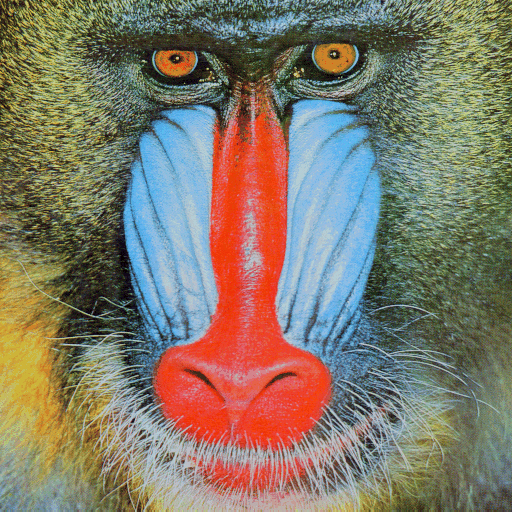
#> input picture dataset/mandril_color.tif, 512 x 512 px
$ jupyter execute 'Ejercicio 03.ipynb'
#> lines starting #> are read from the running program, lines starting #| are printed output that depends on the picture
### Ejercicio independiete #3

Cargar una imagen a color. Transformarla a niveles de gris y aplicarle las funciones de cambio de contraste que aparecen en las figuras. Visualizar en una misma imagen, la imagen original, la imagen transformada y sus histogramas.

[cell 1]
from pylab import *
from skimage.exposure import histogram as imhist
from skimage.color import rgb2gray

[cell 2]
def imadjust(F,range_in=(0,1),range_out=(0,1),gamma=1):
    G = (((F - range_in[0]) / (range_in[1] - range_in[0])) ** gamma) * (range_out[1] - range_out[0]) + range_out[0]
    return G

[cell 3]
# Cargar imagen
image = imread('../dataset/mandril_color.tif')
#> image is the input picture: shape (512, 512, 3); mean R, G, B 129.6, 121.6, 105.2

[cell 4]
# Convertir imagen a escala de grises
image = rgb2gray(image)
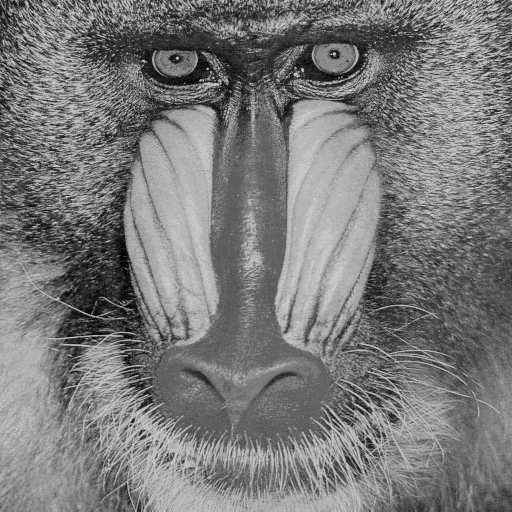
#> image: shape (512, 512) float64; min 0.00417, max 0.794, mean 0.479

[cell 5]
# aplicar funciones
negativo = imadjust(image, (0, 1), (1, 0)) # Negativo de la imagen
#> in imadjust, `G = (((F - range_in[0]) / (range_in[1] - range_in[0])) ** gamma) * (ra..`:
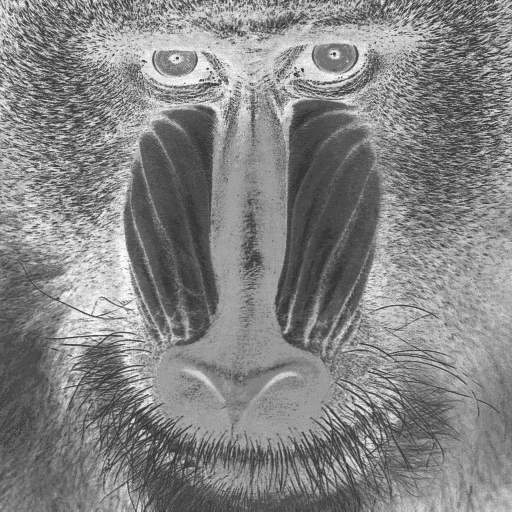
#> G: shape (512, 512) float64; min 0.206, max 0.996, mean 0.521
g2 = imadjust(image, gamma=0.3)
#> call 2 of imadjust, with range_in = (0, 1), range_out = (0, 1), gamma = 0.3
#> in imadjust (call 2), `G = (((F - range_in[0]) / (range_in[1] - range_in[0])) ** gamma) * (ra..`:
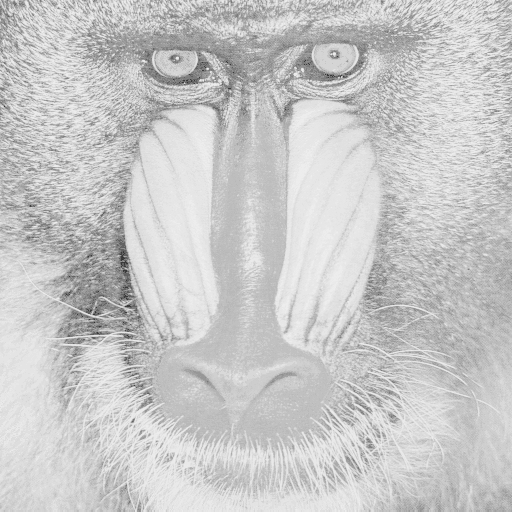
#> G: shape (512, 512) float64; min 0.193, max 0.933, mean 0.788
g3 = imadjust(image, gamma=2)
#> call 3 of imadjust, with range_in = (0, 1), range_out = (0, 1), gamma = 2
#> in imadjust (call 3), `G = (((F - range_in[0]) / (range_in[1] - range_in[0])) ** gamma) * (ra..`:
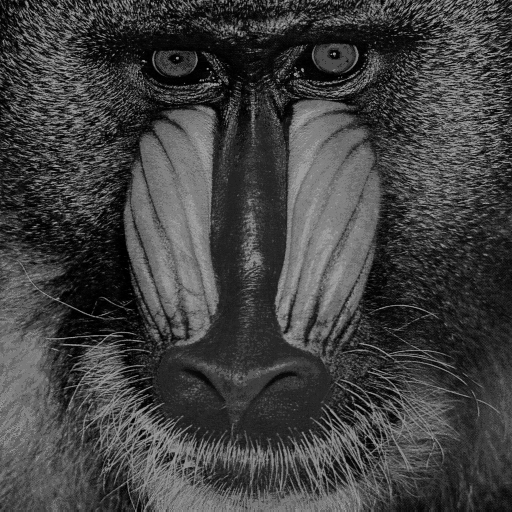
#> G: shape (512, 512) float64; min 1.74e-05, max 0.63, mean 0.259

[cell 6]
# obtener histogramas
hist_image, bins_image = imhist(image)
#> hist_image = 256 values, max 3331 at index 126, min 0 at index 3, mean 1024; bins_image = 256 values from 0.00571 to 0.792
hist_negativo, bins_negativo = imhist(negativo)
#> hist_negativo = 256 values, max 3331 at index 129, min 0 at index 217, mean 1024; bins_negativo = 256 values from 0.208 to 0.994
hist_g2, bins_g2 = imhist(g2)
#> hist_g2 = 256 values, max 6231 at index 236, min 0 at index 1, mean 1024; bins_g2 = 256 values from 0.195 to 0.932
hist_g3, bins_g3 = imhist(g3)
#> hist_g3 = 256 values, max 4094 at index 62, min 1 at index 240, mean 1024; bins_g3 = 256 values from 0.00125 to 0.629

[cell 7]
# Visualizar
_, ((image0, hist0), (image1, hist1), (image2, hist2), (image3, hist3)) = subplots(4, 2, figsize=(10, 15))

# Original
image0.imshow(image, cmap="gray")
hist0.fill_between(bins_image, hist_image)

# Negativo
image1.imshow(negativo, cmap="gray")
hist1.fill_between(bins_negativo, hist_negativo)

# G2
image2.imshow(g2, cmap="gray")
hist2.fill_between(bins_g2, hist_g2)

# G3
image3.imshow(g3, cmap="gray")
hist3.fill_between(bins_g3, hist_g3)
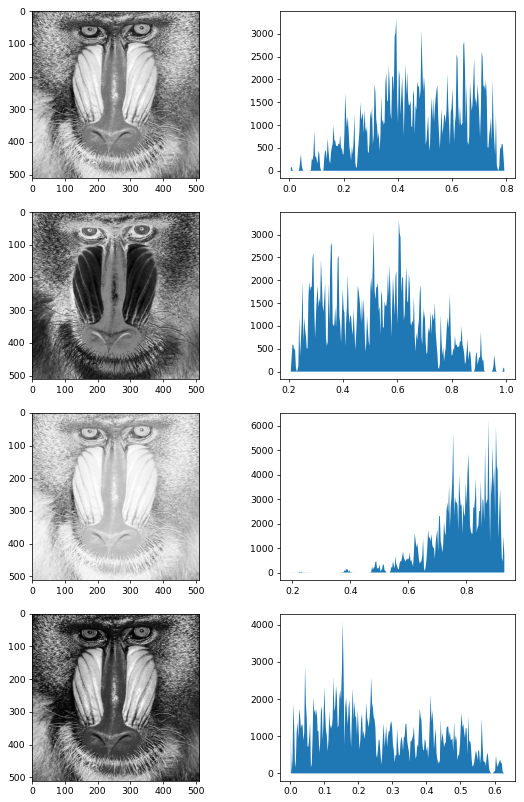
#> figure drawn by matplotlib, 8 panels

$ run again, with dataset/flores.tif copied over dataset/mandril_color.tif
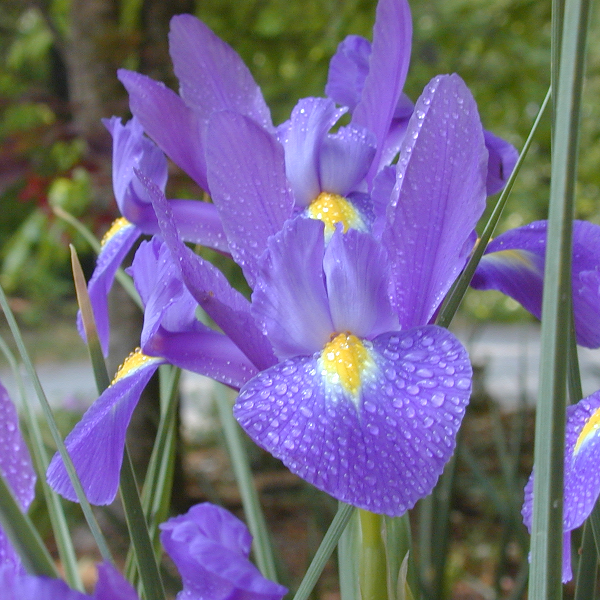
#> input picture dataset/flores.tif, 600 x 600 px
#> image is the input picture: shape (600, 600, 3); mean R, G, B 115.1, 105.9, 137
#> `image = rgb2gray(image)`:
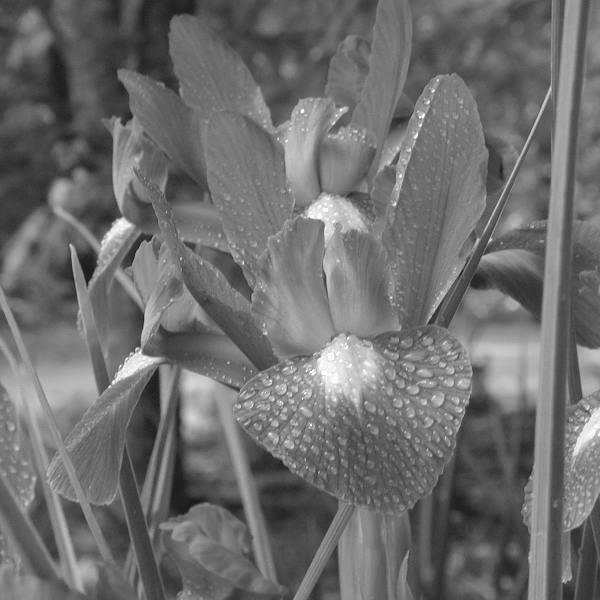
#> image: shape (600, 600) float64; min 0.0751, max 1, mean 0.432
#> in imadjust (call 3), `G = (((F - range_in[0]) / (range_in[1] - range_in[0])) ** gamma) * (ra..`:
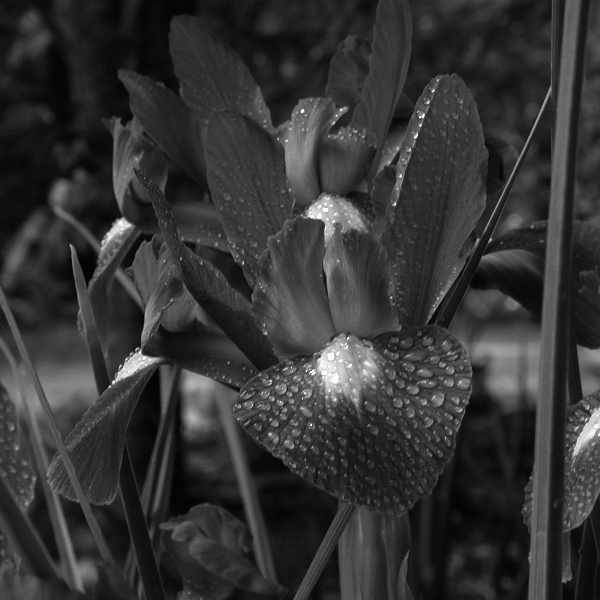
#> G: shape (600, 600) float64; min 0.00564, max 1, mean 0.205
#> hist_image = 256 values, max 4168 at index 109, min 0 at index 1, mean 1406.2; bins_image = 256 values from 0.0769 to 0.998
#> hist_negativo = 256 values, max 4168 at index 146, min 0 at index 253, mean 1406.2; bins_negativo = 256 values from 0.00181 to 0.923
#> hist_g2 = 256 values, max 4712 at index 159, min 0 at index 1, mean 1406.2; bins_g2 = 256 values from 0.461 to 0.999
#> hist_g3 = 256 values, max 5648 at index 33, min 14 at index 0, mean 1406.2; bins_g3 = 256 values from 0.00758 to 0.998

$ run again, with dataset/balloon.jpg saved as dataset/mandril_color.tif
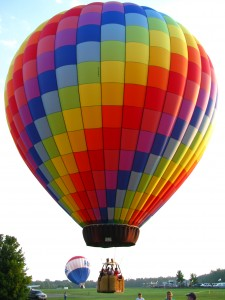
#> input picture dataset/balloon.jpg, 225 x 300 px
#> image is the input picture: shape (300, 225, 3); mean R, G, B 170.1, 140.5, 129.3
#> `image = rgb2gray(image)`:
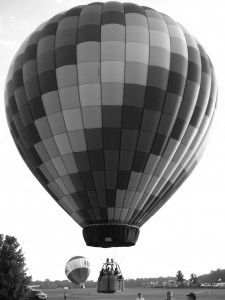
#> image: shape (300, 225) float64; min 0.0331, max 1, mean 0.572
#> in imadjust (call 3), `G = (((F - range_in[0]) / (range_in[1] - range_in[0])) ** gamma) * (ra..`:
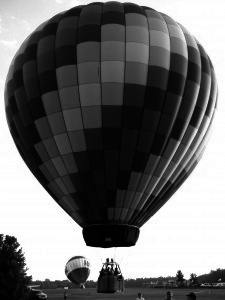
#> G: shape (300, 225) float64; min 0.00109, max 1, mean 0.438
#> hist_image = 256 values, max 11168 at index 255, min 3 at index 0, mean 263.7; bins_image = 256 values from 0.035 to 0.998
#> hist_negativo = 256 values, max 11168 at index 0, min 3 at index 255, mean 263.7; bins_negativo = 256 values from 0.00189 to 0.965
#> hist_g2 = 256 values, max 17667 at index 255, min 0 at index 1, mean 263.7; bins_g2 = 256 values from 0.361 to 0.999
#> hist_g3 = 256 values, max 9681 at index 255, min 15 at index 183, mean 263.7; bins_g3 = 256 values from 0.00305 to 0.998
